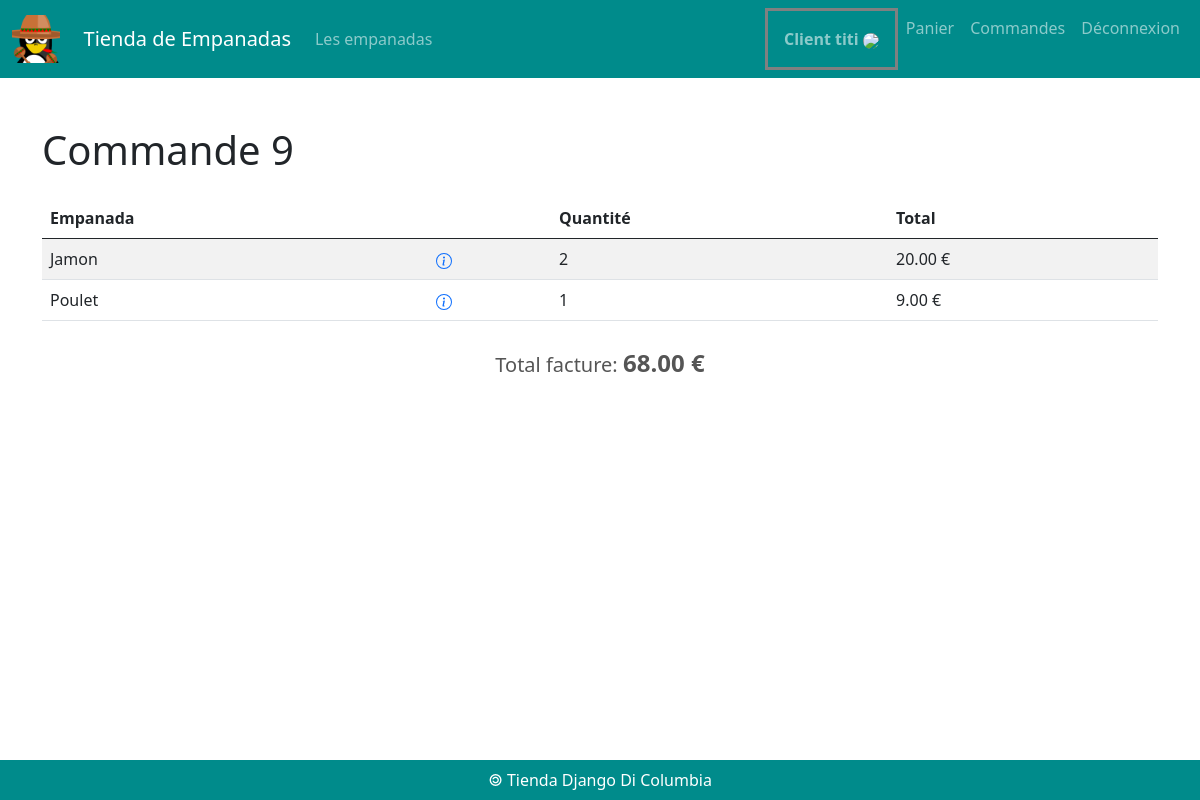
Screenshot of /order/9/ (signed in) with the database file from the repository.
### paniers/models.py (models this page shows, shortened)
class Commande(models.Model):
    utilisateur = models.ForeignKey(TiendaUser, on_delete=models.CASCADE)
    date_commande = models.DateTimeField(auto_now_add=True)
    prix_total = models.DecimalField(max_digits=10, decimal_places=2, default=0)
    est_payee = models.BooleanField(default=False)

class LigneCommande(models.Model):
    commande = models.ForeignKey(Commande, related_name='lignes', on_delete=models.CASCADE)
    empanada = models.ForeignKey(Empanada, on_delete=models.CASCADE)
    quantite = models.PositiveIntegerField()
    prix = models.DecimalField(max_digits=10, decimal_places=2)

### empanadas/models.py (models this page shows, shortened)
class Empanada(models.Model) :
    idEmpanada = models.AutoField(primary_key = True)
    nomEmpanada = models.CharField(max_length = 50)
    prix = models.DecimalField(max_digits = 6, decimal_places = 2)
    image = models.ImageField(default = 'imagesEmpanadas/default.png', upload_to = 'imagesEmpanadas/')

### paniers/views.py (the view)
# urls.py: path('order/<int:order_id>/', views.afficherCommande),
def afficherCommande(request, order_id) :
    user = TiendaUser.objects.get(id=request.user.id)
    order = Commande.objects.get(id=order_id)
    lignes = LigneCommande.objects.filter(commande=order)
    return render(
        request,
        'paniers/commande.html',
        {
            'lignes': lignes,
            'order' : order,
        },
    )

### paniers/templates/paniers/commande.html (shortened to what this page needs)
{% extends 'empanadas/base.html' %}
{% block main %}
<div class="container mt-5">
    <h1 class="mb-4">Commande {{ order.id }}</h1>
    <table class="table table-striped">
        <thead class="thead-dark">
            <tr>
                <th>Empanada</th>
                <th></th>
                <th>Quantité</th>
                <th>Total</th>
            </tr>
        </thead>
        <tbody>
            {% for ligne in lignes %}
            <tr>
                <td>
                    {{ ligne.empanada.nomEmpanada }}
                </td>
                <td>
                    <a href="/empanada/{{ ligne.empanada.idEmpanada }}">
                    </a>
                </td>
                <td>{{ ligne.quantite }}</td>
                <td>{{ ligne.prix }} €</td>
            </tr>
            {% endfor %}
        </tbody>
    </table>
    <div class="text-center mt-4" style="font-size: 20px; color: #555;">
        Total facture: <span style="font-size: 24px; font-weight: bold;">{{ order.prix_total }} €</span>
    </div>
</div>
{% endblock %}

### comptes/templates/comptes/menuClient.html (shortened to what this page needs)
{% load static %}
<nav class="navbar navbar-expand-lg navbar-dark">
    <div class="container-fluid">
        <img id="logo" src="{% static 'empanadas/img/mexicanPingouin.png' %}" alt="logo Pinguoin Mexicain">
        <a class="navbar-brand" href="#">Tienda de Empanadas</a>
        <div id="navbarText" class="collapse navbar-collapse" >
            <ul class="navbar-nav me-auto mb-2 mb-lg-0">
                <li class="nav-item">
                    <a class="nav-link" href="/empanadas">Les empanadas</a>
                </li>
            </ul>
            <ul class="navbar-nav">
                <li class="nav-item">
                    <span class="nav-link" style="border: solid grey; font-weight: bold;">
                        <a class="nav-link" href="/user/update/" >
                            Client {{user}}
                            <img src="{{MEDIA_URL}}{{user.image}}" class="rounded-circle" style="width: 10%;"/>
                        </a>
                    </span>
                </li>
                <li class="nav-item">
                    <a class="nav-link" href="/cart">
                        Panier
                    </a>
                </li>
                <li class="nav-item">
                    <a class="nav-link" href="/orders">
                        Commandes
                    </a>
                </li>
                <li class="nav-item">
                    <a class="nav-link" href="/logout">
                        Déconnexion
                    </a>
                </li>
            </ul>
        </div>
    </div>
</nav>

### empanadas/static/empanadas/css/styles.css (style rules this page uses)
nav { background-color: darkcyan; }
#logo { width: 3em; margin-right: 2%; }
.nav-item { text-align: center; }

### rows the page displays
Commande: id "9", prix_total "68.00"
LigneCommande: empanada.nomEmpanada "Jamon", quantite "2", prix "20.00"
LigneCommande: empanada.nomEmpanada "Poulet", quantite "1", prix "9.00"

### other values shown
{{ user }} "titi"
